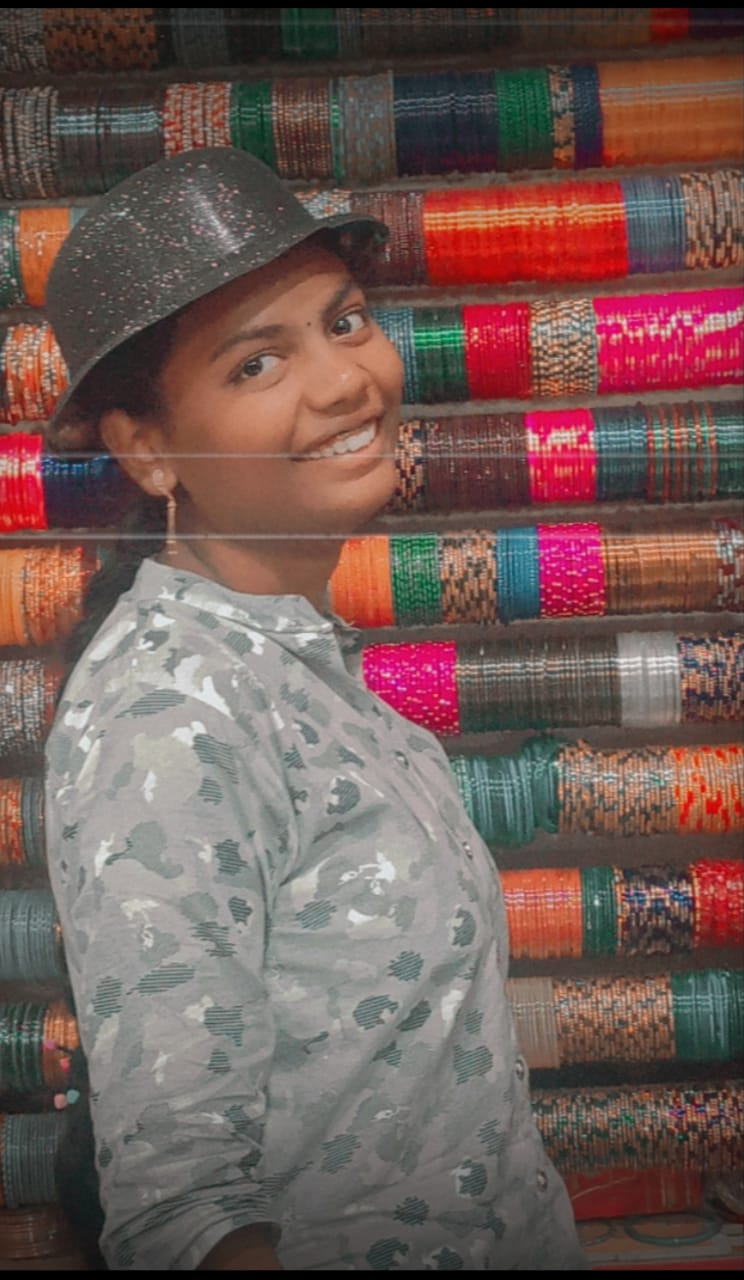
#> input picture Image to pencil sketch/image.jpeg, 744 x 1280 px
$ python gray_scale.py
#> lines starting #> are read from the running program, lines starting #| are printed output that depends on the picture
import cv2
import matplotlib.pyplot as plt
plt.style.use('seaborn')
img = cv2.imread("image.jpeg")
#> img is the input picture: shape (1280, 744, 3); mean B, G, R 85.4, 89.8, 113.5
img = cv2.cvtColor(img,cv2.COLOR_BGR2RGB)
img_gray = cv2.cvtColor(img, cv2.COLOR_BGR2GRAY)
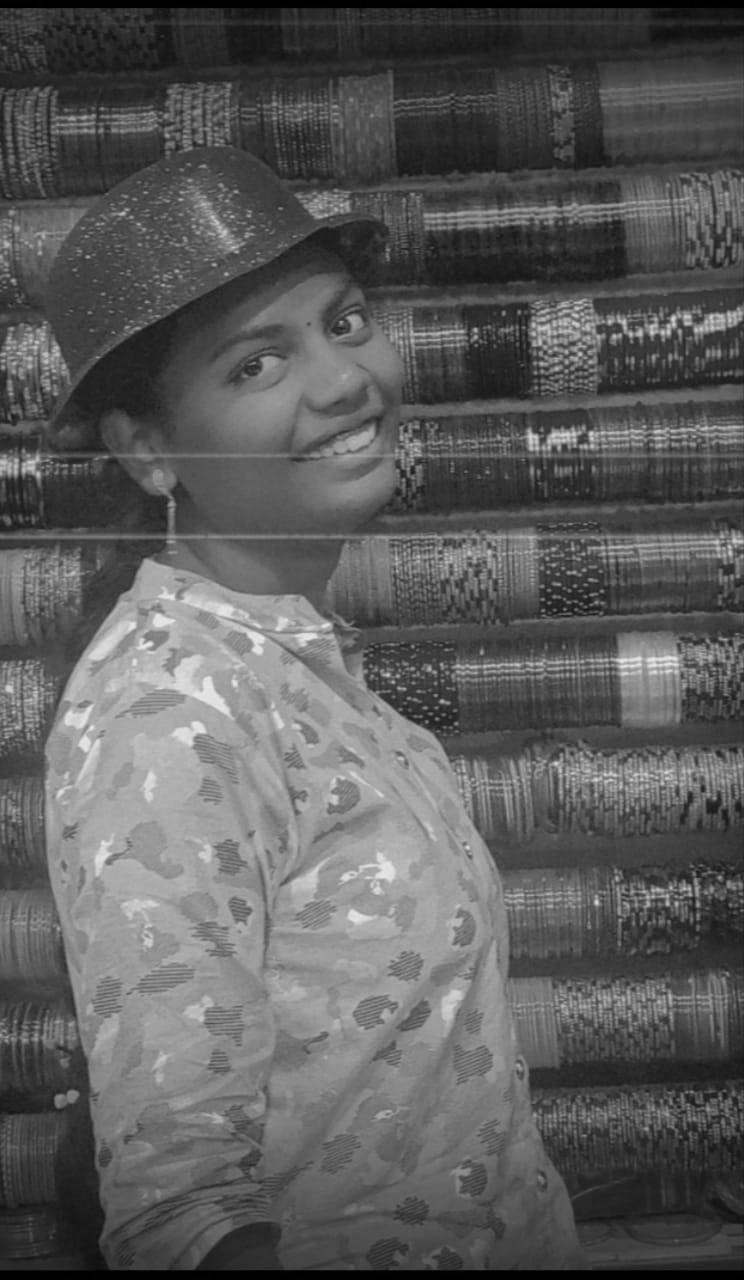
#> img_gray: shape (1280, 744); min 0, max 235, mean 91.2
plt.figure(figsize=(8,8))
plt.imshow(img_gray,cmap="gray")
plt.axis("off")
plt.title("GrayScale Image")
plt.show()
